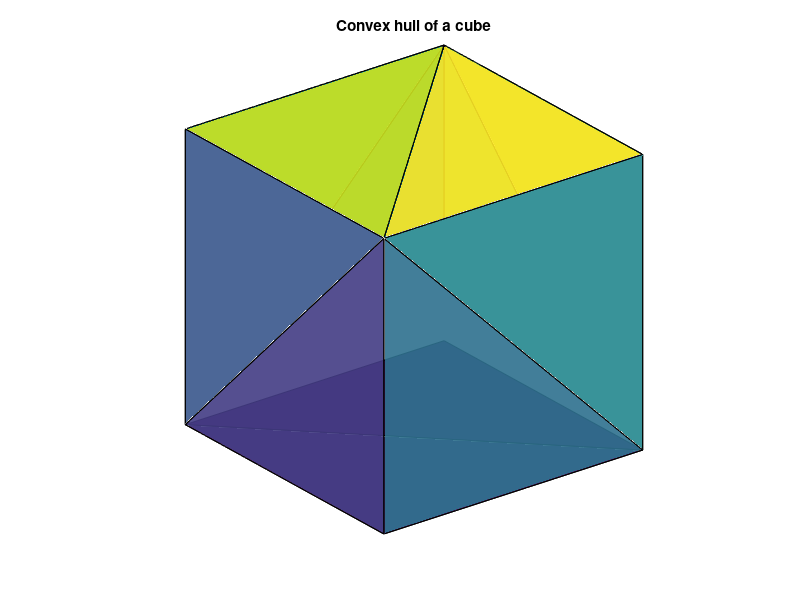

Recreate this plot in MATLAB.
d = [-1 1]; 
[x,y,z] = meshgrid(d,d,d);
X = [x(:),y(:),z(:)]; 
C = convhulln (X);
figure, hold on; d = [1 2 3 1]
for i = 1: size(C,1)
j= C(i,d);
h(i)=patch(X(j,1),X(j,2),X(j,3),i,'FaceAlpha',0.9);
end
hold off; view(3), axis equal, axis off;
camorbit(90,-5); 
title('Convex hull of a cube')